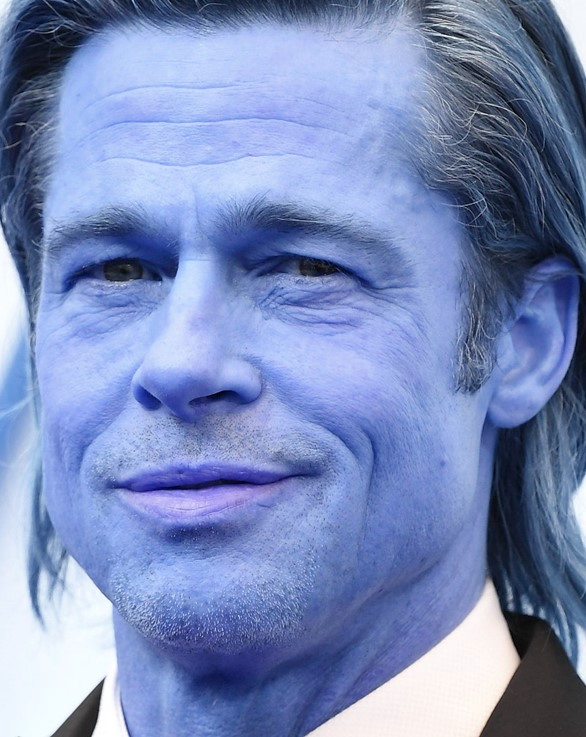
#> input picture src/practice-assignment1/task2.jpg, 586 x 737 px
$ jupyter execute task2.ipynb
#> lines starting #> are read from the running program, lines starting #| are printed output that depends on the picture; after the words box and inside, x2 and y2 are one past the last pixel; in counts of white or black regions, pixels touching at a corner belong together
# Applying Filters in Spatial and Frequency Domains to Brad Pitt
We will Apply a bunch of filters in the spatial and frequency domains to Brad Pitt's image.

[cell 1]
import numpy as np
import cv2 as cv
import matplotlib.pyplot as plt

og_img = cv.imread("task2.jpg", cv.IMREAD_COLOR_RGB)
#> og_img is the input picture: shape (737, 586, 3); mean B, G, R 186.1, 139.8, 122.6

plt.imshow(og_img)

# 2.1 Spatial Domain
Select a Gaussian smoothing filter with the two parameters of variance and kernel size of your choice. You can experiment with different values of these parameters and see the effect on the image. Filter the given image with this Gaussian kernel

[cell 2]
k_size = 5
sigma = 1
gaussed_img = cv.GaussianBlur(og_img, ksize=(k_size, k_size), sigmaX=sigma, sigmaY=sigma)

plt.imshow(gaussed_img)

# 2.2 Frequency Domain Low-Pas Filter
Now we will do the same smoothing in the frequency domain. The Discrete Fourier Transform of a Gaussian kernel turns out to be, in fact, a low pass filter. Firsly, we calculate the 2D FFT of the Gaussian filter we created above, and plot it so that the zero frequency component is at the centre of the plot.

We will include the zero-centered FFT here.

[cell 3]
gray_img = cv.cvtColor(gaussed_img, cv.COLOR_RGB2GRAY)
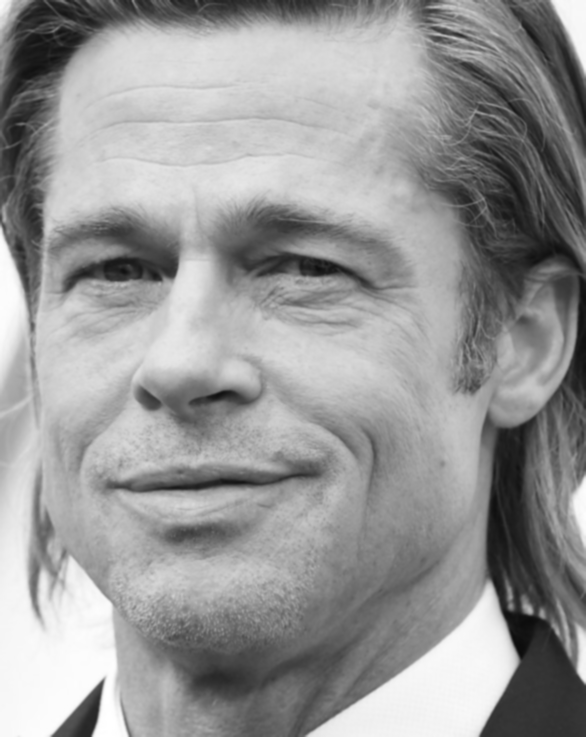
#> gray_img: shape (737, 586); min 12, max 255, mean 151.7
f = np.fft.fft2(gray_img)
fshift = np.fft.fftshift(f)
magnitude_spectrum = 20 * np.log(np.abs(fshift))
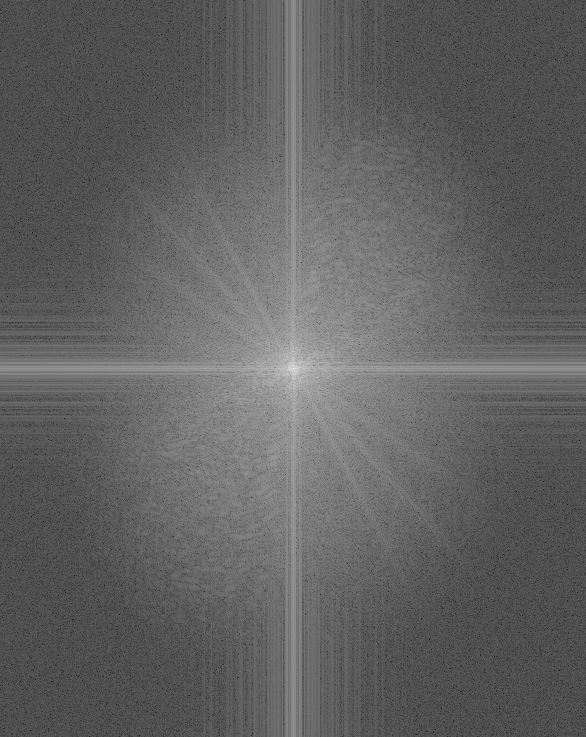
#> magnitude_spectrum: shape (737, 586) float64; min -13.48, max 360, mean 129.6; drawn with min black and max white

plt.subplot(121), plt.imshow(gray_img, cmap='gray')
plt.title('Input Image'), plt.xticks([]), plt.yticks([])
plt.subplot(122), plt.imshow(magnitude_spectrum, cmap='gray')
plt.title('Magnitude Spectrum'), plt.xticks([]), plt.yticks([])
plt.show()
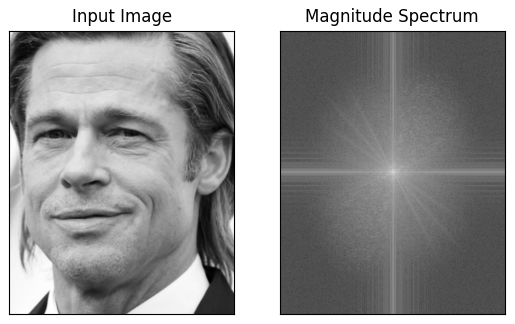
#> figure drawn by matplotlib, 2 panels

# 2.3 Frequency Domain Filtering
We will filter Brad Pitt with a low-pass image in the frequency domain. The goal is to get a visually smooth looking skin in the image. We will filter the image above with the low-pass filter and then use the inverse FFT to get the filtered image back in the spatial domain.

[cell 4]
filtered_channels = []
radius = 100  # Change radius for smoothing effect

for i in range(3):  # For each channel R,G,B
    # Step 2: FFT
    f_channel = np.fft.fft2(og_img[:,:,i])
    fshift = np.fft.fftshift(f_channel)

    # Step 3: Low-Pass Filter Mask (center circle)
    rows, cols = og_img[:,:,i].shape
    crow, ccol = rows // 2, cols // 2
    mask = np.zeros((rows, cols), np.uint8)
    cv.circle(mask, (ccol, crow), radius, 1, thickness=-1)

    # Step 4: Apply Mask
    fshift_filtered = fshift * mask

    # Step 5: Inverse FFT
    f_ishift = np.fft.ifftshift(fshift_filtered)
    img_back = np.fft.ifft2(f_ishift)
    img_back = np.abs(img_back).astype(np.uint8)

    filtered_channels.append(img_back)
#> this loop made 3 passes
#> pass 1, `img_back = np.abs(img_back).astype(np.uint8)`:
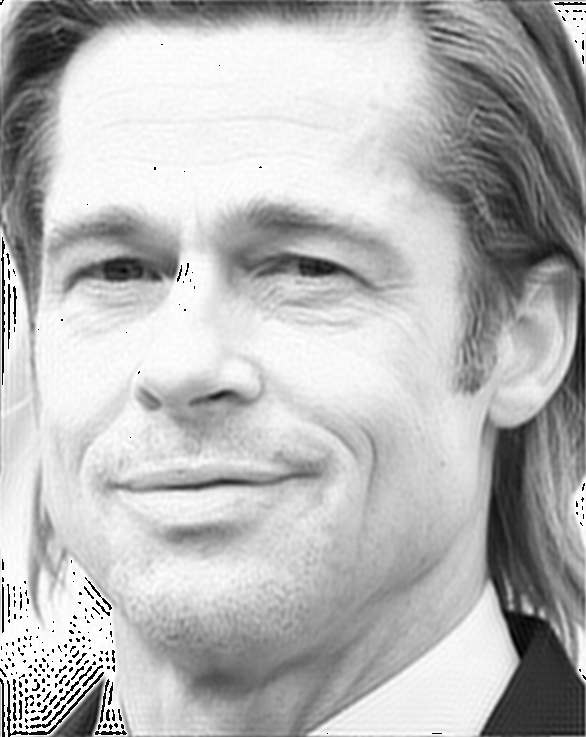
#> img_back: shape (737, 586); min 0, max 255, mean 183.1
#> pass 2, `img_back = np.abs(img_back).astype(np.uint8)`:
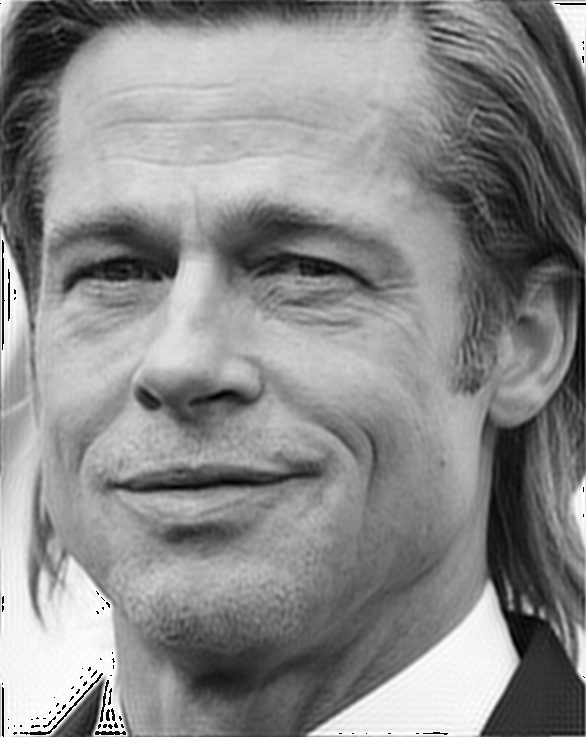
#> img_back: shape (737, 586); min 0, max 255, mean 138.4
#> pass 3, `img_back = np.abs(img_back).astype(np.uint8)`:
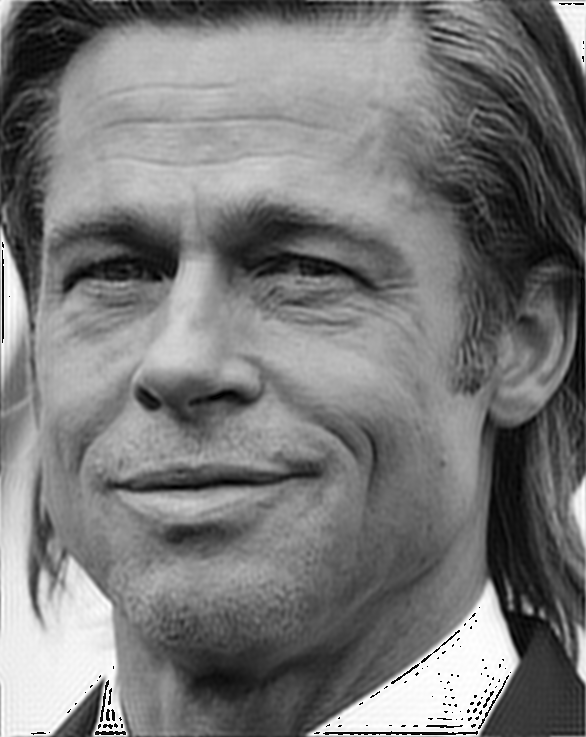
#> img_back: shape (737, 586); min 0, max 255, mean 121.1
#> after the loop:
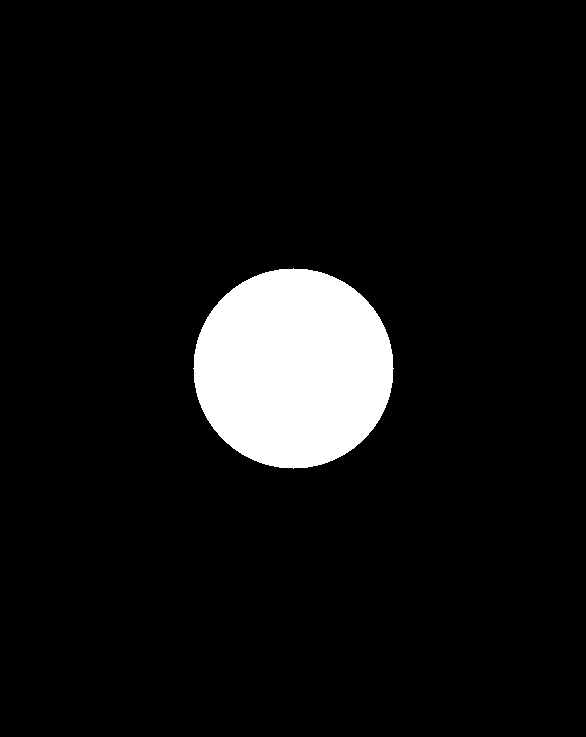
#> mask: shape (737, 586); values 0 (black) and 1 (white), 7.3% white; 1 white region, box (x1, y1, x2, y2) and area: (193, 268, 394, 469) 31417
#> after the loop, filtered_channels = 3 items

# Step 6: Merge Channels and Save
img_filtered = cv.merge(filtered_channels)
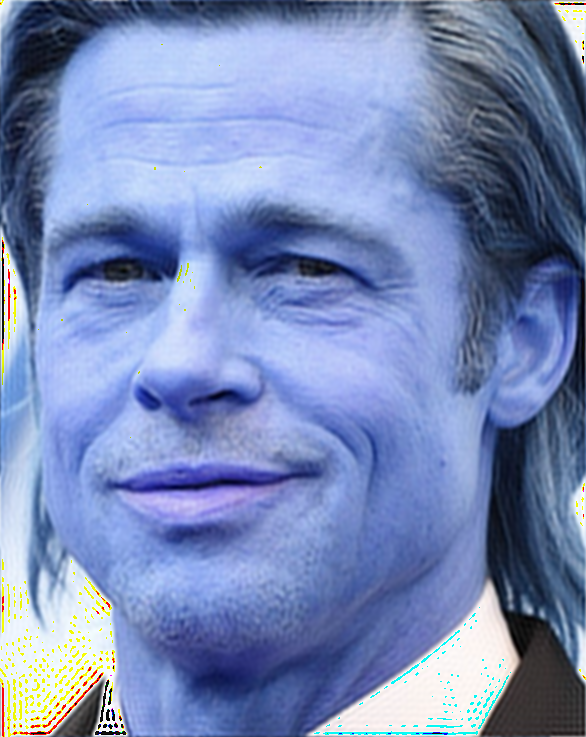
#> img_filtered: shape (737, 586, 3); mean of channels 0, 1, 2 183.1, 138.4, 121.1; drawn as B, G, R
plt.imshow(img_filtered)

# Compare the two images

[cell 5]
plt.subplot(121)
plt.imshow(gaussed_img, cmap='gray')
plt.title('Filtered Image'), plt.xticks([]), plt.yticks([])
plt.subplot(122)
plt.imshow(img_filtered, cmap='gray')
plt.title('Filtered Image'), plt.xticks([]), plt.yticks([])
plt.show()
#> figure, not shown here; B, G, R data is drawn as R, G, B

$ run again, with src/practice-assignment1/task1.jpg copied over src/practice-assignment1/task2.jpg
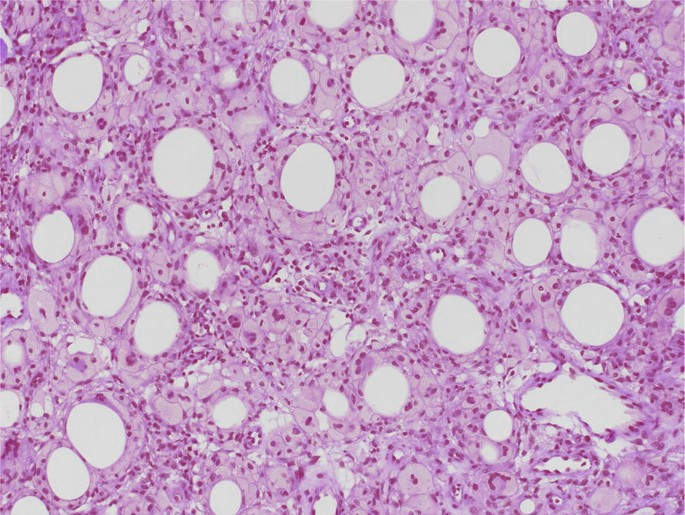
#> input picture src/practice-assignment1/task1.jpg, 685 x 515 px
#> og_img is the input picture: shape (515, 685, 3); mean B, G, R 195.6, 158.1, 196.2
#> the loop `for i in range(3):` made 3 passes
#> pass 1, `img_back = np.abs(img_back).astype(np.uint8)`:
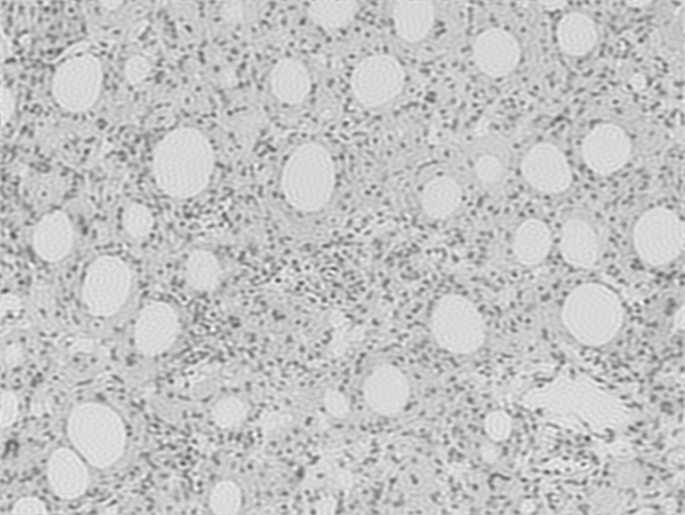
#> img_back: shape (515, 685); min 73, max 250, mean 195.1
#> after the loop `for i in range(3):`:
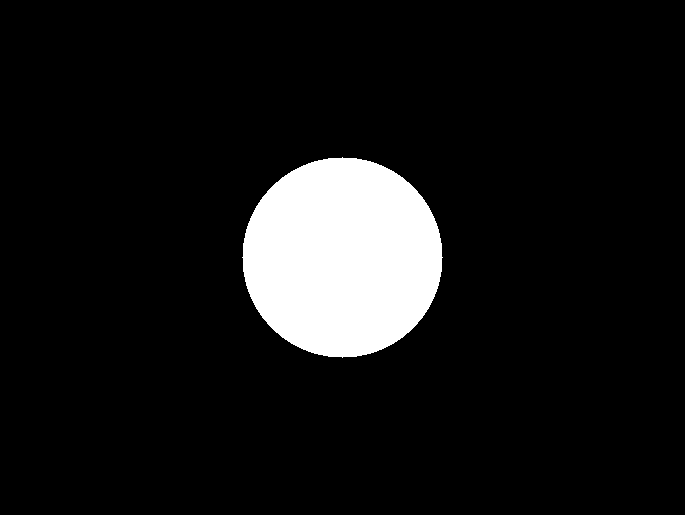
#> mask: shape (515, 685); values 0 (black) and 1 (white), 8.9% white; 1 white region, box (x1, y1, x2, y2) and area: (242, 157, 443, 358) 31417
#> after the loop `for i in range(3):`: filtered_channels = 3 items
